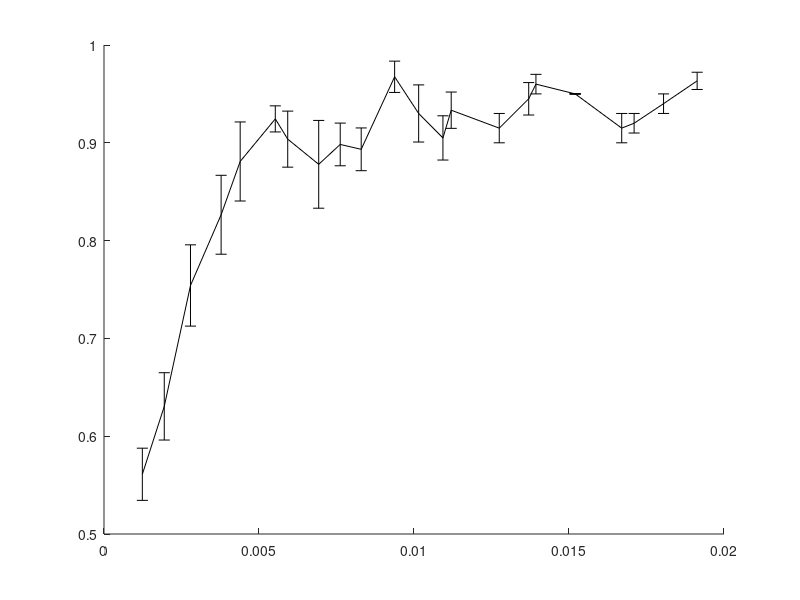

The MATLAB source for this figure: (Note: this script raises an error after producing the figure.)
%%%%%%%%%%%%%%%%%%%%%%%%%%%%%%%%%%%%%%%%%%%%%%%%%%%%%%%%%%%%%%%%%%%%%%%%%%%
% Data Analysis Code
% Manuscript titled: "Plasticity in local interactions and order transitions in flocking birds"
% Authors: Hangjian Ling, Guillam E. Mclvor, Joe Westley, Kasper van der Vaart, Richard T. Vaughan, 
%          Alex Thornton, Nicholas T. Ouellette
% Manuscript submited to "Nature"
% Date 2019/03
% writen by: Hangjian Ling 
%            Stanford University
% email:     linghj@stanford.edu
%%%%%%%%%%%%%%%%%%%%%%%%%%%%%%%%%%%%%%%%%%%%%%%%%%%%%%%%%%%%%%%%%%%%%%%%%%%
% Figure 3: plot group order v.s. group density for transit and mobbing
% flocks, in transit flock, subgroup size = 5 
% Extended Data Fig 2: plot group order v.s. group density for transit and mobbing
% flocks, in transit flock, subgroup size = 10 or 20

%% start
clear all;clc
%%%%%%%%%%%%%%%%%%%%%%%%% load data for 154 mobbing groups %%%%%%%%%%%%%%%
%%% get group order of mobbing flocks by running code 'cal_order_mob.m' 
%%% and see more details in 'Data/Mobbing_flocks.xlsx'
%%% Day 1: event # 106 
density_1=[0.31 1.9 1.8 9.4 14.1 22.7 2.1 4.1 33.2 19.5 0.96 4.1 2.6 0.25]/1000;
density_e1=[0.02 1.3 0.6 2.7 2.7 6.8 0.8 2.3 2.2 10.5 0.31 2 3 0.11]/1000; % standard error
order_1=[0.21 0.35 0.72 0.98 0.97 0.96 0.36 0.97 0.99 0.96 0.74 0.88 0.78 0.54];
order_e1=[0.04 0.2 0.15 0 0.02 0.02 0.12 0.01 0 0.04 0.18 0.14 0.09 0.32]; % standard error
N1=[4 8 10 11 7 7 9 5 8 8 7 5 4 4]; % bird number in group

%%%% Day 2: event # 107 
density_2=[3.26 8.49 7.33 20.3 27.3 1 0.98 0.64 69.7 1.42 71.7 7 5.86 1.19 1.64 1.99 5.22]/1000;
density_e2=[1.44 4.14 3.65 9.44 7.7 0.31 0.37 0.13 17.7 0.44 40.7 1.5 3.9 0.12 0.21 0.55 1.42]/1000;
order_2=[0.65 0.85 0.83 0.95 0.99 0.59 0.53 0.51 0.99 0.51 0.98 0.9 0.84 0.71 0.76 0.57 0.95];
order_e2=[0.28 0.11 0.16 0.05 0.01 0.24 0.12 0.04 0 0.16 0.02 0.1 0.14 0.11 0.04 0.18 0.03];
N2=[6 6 7 5 4 5 4 4 5 4 4 7 4 6 6 4 4]; % bird number in group

%%%% Day 3: event # 108 
density_3=[2.1 3.12 0.67 1.89 1.04 0.51 1.13 5.57 1.1 1.93 1.29 0.94 26.9 23.8 3.17 19.7 25.6 34.3 19.8 20 1.33 0.96 2.13 1.44 1.55 64]/1000;
density_e3=[1 1.14 0.07 0.89 0.43 0.05 0.36 2.36 0.21 0.52 0.38 0.08 7.6 6.2 0.28 3.2 4.2 24.9 4.9 20 0.77 0.2 0.42 0.33 0.42 46]/1000;
order_3=[0.56 0.63 0.57 0.39 0.23 0.22 0.56 0.92 0.73 0.8 0.47 0.43 0.97 0.96 0.93 0.98 0.95 0.95 0.97 0.9 0.42 0.39 0.57 0.43 0.38 0.97];
order_e3=[0.18 0.17 0.11 0.2 0.09 0.04 0.07 0.08 0.06 0.02 0.12 0.17 0.06 0.04 0.01 0.02 0.05 0.05 0.01 0.1 0.12 0.02 0.09 0.15 0.19 0.02];
N3=[5 4 4 8 8 7 9 7 6 7 7 8 4 6 6 5 7 4 7 4 4 7 6 5 4 4];

%%%% Day 4: event # 112 
density_4=[0.26 0.78 10.5 6.6 6 12.5 4.4 15.2 11.2 2.4 21.2 7.4 29.8 21.6 20.1 13 5.5 13.6 23.3 1.41 22.1 4 4.2 1.96 0.54 6.08 7.8 0.84 46.4 7.7]/1000;
density_e4=[0.07 0.08 2.96 1.2 2.2 2.04 6.3 1.71 6.7 0.5 0.51 1.75 6.5 5.4 7.2 4.5 2.1 3.55 10.3 0.56 6.4 0.46 0.28 1.11 0.08 2.32 4.4 0.3 37 7.9]/1000;
order_4=[0.32 0.89 0.81 0.95 0.95 0.93 0.72 0.95 0.97 0.96 0.96 0.98 0.97 0.89 0.93 0.9 0.98 0.97 0.93 0.67 0.96 0.98 0.95 0.62 0.77 0.93 0.91 0.46 0.99 0.92];
order_e4=[0.04 0.04 0.07 0.03 0.04 0.05 0.25 0.06 0.04 0.02 0.04 0.01 0 0.09 0.02 0.06 0.02 0.01 0.05 0.07 0.02 0.02 0.02 0.12 0.04 0.02 0.06 0.27 0 0.04];
N4=[5 6 8 5 7 6 7 10 6 7 20 6 23 7 22 9 4 15 6 15 29 12 16 7 9 13 7 7 4 7];

%%%% Day 5: event # 113 
density_5=[2.1 2.7 1.48 5 2.5 1.44 16.7 11 14.1 16.7 42.2 0.69 1.36 0.59 0.89 0.61 8.6 1.92 1.34]/1000;
density_e5=[1.8 1.3 0.79 0.92 1.8 0.06 8.8 4.8 5.1 0.88 5.8 0.11 1.18 0.12 0.62 0.15 3.8 0.93 0.3]/1000;
order_5=[0.62 0.54 0.22 0.93 0.92 0.54 0.9 0.91 0.94 0.93 0.96 0.52 0.4 0.51 0.6 0.5 0.92 0.93 0.83];
order_e5=[0.12 0.14 0.07 0.06 0.03 0.06 0.08 0.07 0.07 0.04 0.04 0.14 0.18 0.11 0.29 0.26 0.06 0.03 0.15];
N5=[4 5 4 6 6 7 5 11 6 12 6 7 5 6 4 4 4 8 5];

%%%% Day 6: event # 114 
density_6=[0.85 18.2 1.55 1.06 5.5 1.3 2.1 9.8 9.7 2.01 1.59 0.51]/1000;
density_e6=[0.23 19 0.97 0.6 0.18 0.4 0.02 0.75 2.7 0.55 1.55 0.11]/1000;
order_6=[0.39 0.95 0.4 0.6 0.93 0.64 0.99 0.99 0.98 0.93 0.4 0.17];
order_e6=[0.18 0.03 0.12 0.18 0.05 0.27 0 0 0 0.07 0.11 0.07];
N6=[4 4 4 5 5 4 4 7 5 4 4 7];

%%% Day 7: event # 110 c+d
density_7=[0.69 1.7 0.99 0.66 2.33 20 2.89 4.2 1.86 1.11 2.34]/1000;
density_e7=[0.16 0.27 0.29 0.02 0.68 10 1.3 1.2 1.15 0.25 1.26]/1000;
order_7=[0.28 0.97 0.8 0.75 0.77 0.98 0.76 0.92 0.69 0.61 0.82];
order_e7=[0.12 0.02 0.11 0.07 0.14 0.02 0.2 0.04 0.24 0.08 0.1];
N7=[4 4 6 7 3 3 6 4 5 6 3];

%%% Day 8: event # 111 a+b
density_8=[3.6 2.86 11.4 2.2 1.3 6.3 10.7 3.9 1.14 3.28 5 1.8 3.36 68]/1000;
density_e8=[2.4 0.87 2.2 0.42 0.9 1.2 3.9 1.2 0.54 1.55 0.52 0.85 0.24 18]/1000;
order_8=[0.76 0.75 0.92 0.34 0.72 0.73 0.94 0.54 0.21 0.72 0.89 0.71 0.96 0.98];
order_e8=[0.17 0.1 0.04 0.08 0.19 0.12 0.04 0.21 0.05 0.21 0.04 0.28 0.02 0];
N8=[4 3 5 4 3 4 6 8 5 7 5 7 4 7];
 
%%% Day 9: event # 115 a
density_9=[0.42 4.2 86 1.5 1.91 17.9 0.36]/1000;
density_e9=[0.16 2.1 92 0.57 1.69 14.3 0.1]/1000;
order_9=[0.34 0.96 0.98 0.55 0.33 0.93 0.25];
order_e9=[0.07 0.02 0.02 0.05 0.06 0.06 0.08];
N9=[4 3 3 4 3 3 4];

%%% Day 10: event # 118 a
density_10=[2.69 0.58 10.8 0.5]/1000;
density_e10=[0.98 0.04 6.6 0.37]/1000;
order_10=[0.96 0.8 0.88 0.81];
order_e10=[0.03 0.02 0.06 0.16];
N10=[3 4 4 3];

%%% all 154 mobbing flock data
density_mob=[density_1,density_2,density_3,density_4,density_5,density_6,...
    density_7,density_8,density_9,density_10];
order_mob=[order_1,order_2,order_3,order_4,order_5,order_6,...
    order_7,order_8,order_9,order_10];
order_e=[order_e1,order_e2,order_e3,order_e4,order_e5,order_e6,...
    order_e7,order_e8,order_e9,order_e10];
density_e=[density_e1,density_e2,density_e3,density_e4,density_e5,density_e6,...
    density_e7,density_e8,density_e9,density_e10];
Num=[N1,N2,N3,N4,N5,N6,N7,N8,N9,N10];
%%%%%%%%%%%%%%%%%%%%%%%%% Finish load data for 154 mobbing groups %%%%%%%%%

%%%%%%%%%%%%%%%%%%%%%%%%%%% load data for transit flocks %%%%%%%%%%%%%%%%%
%%% get group order of transit flocks by running code 'cal_order_transit.m' 
A1=load('data/transit_order_01.mat'); 
A2=load('data/transit_order_02.mat');
A3=load('data/transit_order_03.mat');
A4=load('data/transit_order_04.mat');
A5=load('data/transit_order_05.mat');
A6=load('data/transit_order_06.mat');
order_tra=[A1.order;A2.order;A3.order;A4.order;A5.order;A6.order];
density_tra=[A1.density;A2.density;A3.density;A4.density;A5.density;A6.density];
%%%%%%%%%%%%%%%%%%%%%%%%% Finish load data for transit flocks  %%%%%%%%%%%%

figure('units','inches','position',[2 2 4 3.5]);
edge=0.0005:0.0008:0.02;
for i=1:length(edge)-2
    id=find(density_mob>edge(i) & density_mob<edge(i+2));
    x1(i)=mean(density_mob(id));
    y1(i)=mean(order_mob(id)); %%% mobbing flocks
    err1(i)=std(order_mob(id))/length(id)^0.5;
    
    id=find(density_tra>edge(i) & density_tra<edge(i+2));
    x2(i)=mean(density_tra(id));
    y2(i)=mean(order_tra(id)); %%% transit flocks
    err2(i)=std(order_tra(id))/length(id)^0.5;
end
errorbar(x1,y1,err1,'k','LineWidth',1.5,'LineStyle','none');hold on
h1=plot(x1,y1,'ko','LineWidth',1,'MarkerFacecolor','c','MarkerSize',10);hold on

h2=plot(x2,y2,'ks','LineWidth',1,'MarkerFacecolor','m','MarkerSize',10);hold on
errorbar(x2,y2,err2,'k','LineWidth',1.5,'LineStyle','none');hold on

x1=[0.0002 0.005];
y1=[0.28 0.92];
p=polyfit(log(x1),log(y1),1) % fitting for the mobbing flock
h3=plot([0.0002:0.0005:0.01],exp(polyval(p,log([0.0002:0.0005:0.01]))),...
    'r--','LineWidth',1.5);

axis([0.0005 0.02 0.45 1]);box off
set(gca,'Position',[0.13 0.13 0.8 0.8]);
set(gca,'FontSize',14,'TickLength',[0.03, 0.01],...
    'XMinorTick','on','YMinorTick','on',...
    'xtick',[0.001 0.01 0.02],...
    'xscale','log','yscale','log'); 
legend([h2 h1],{'transit flocks','mobbing flocks'},...
    'edgecolor','none','fontsize',14);